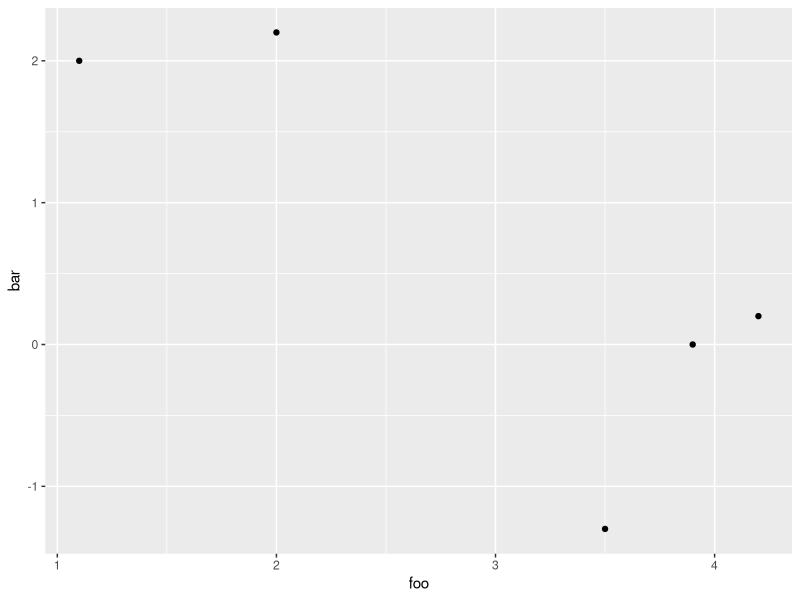
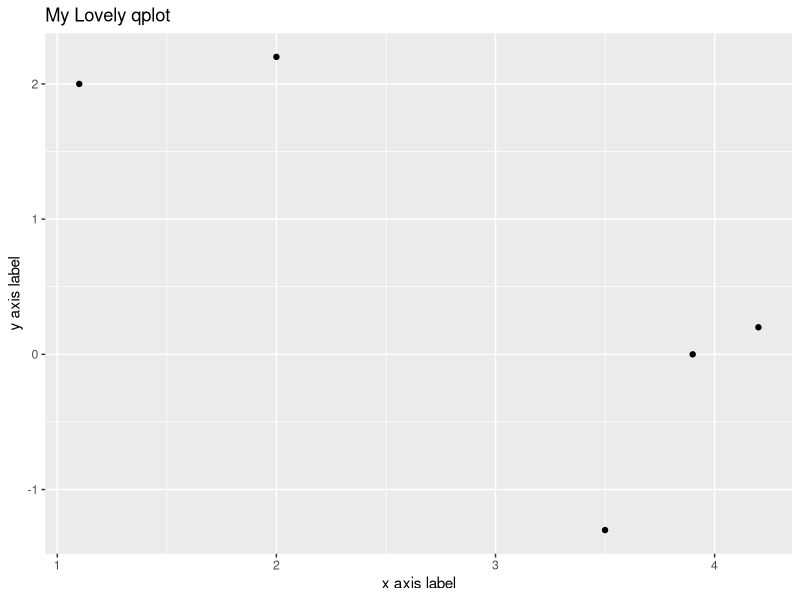
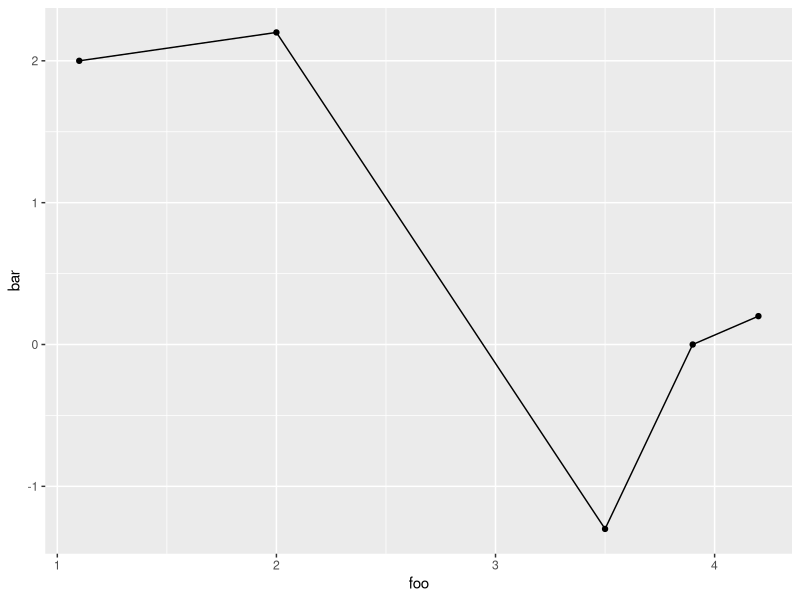
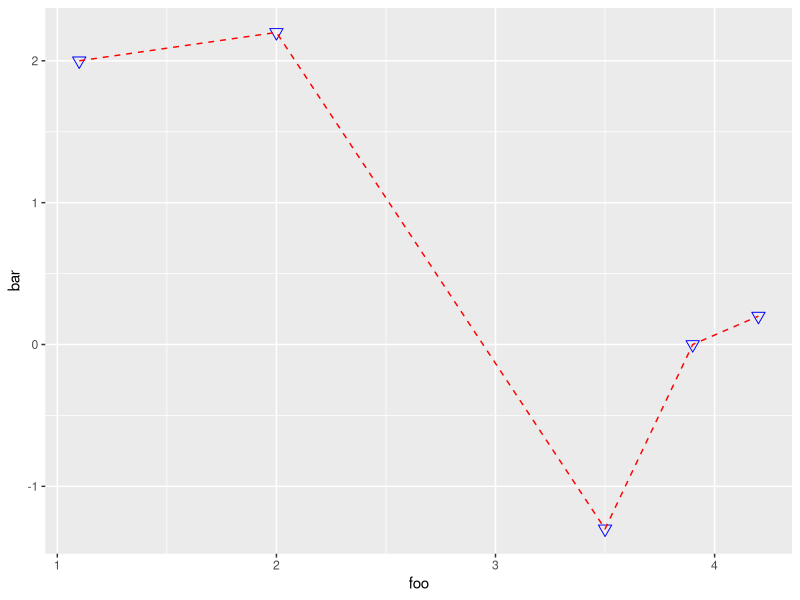
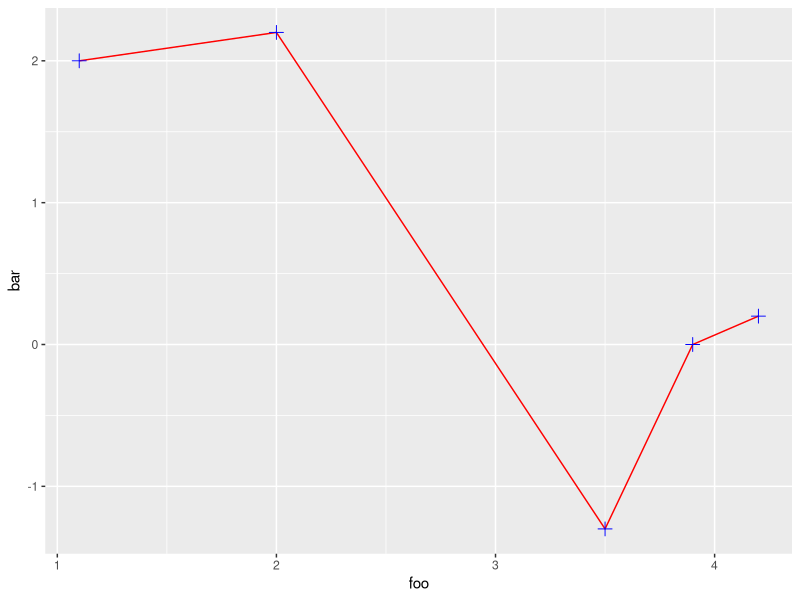
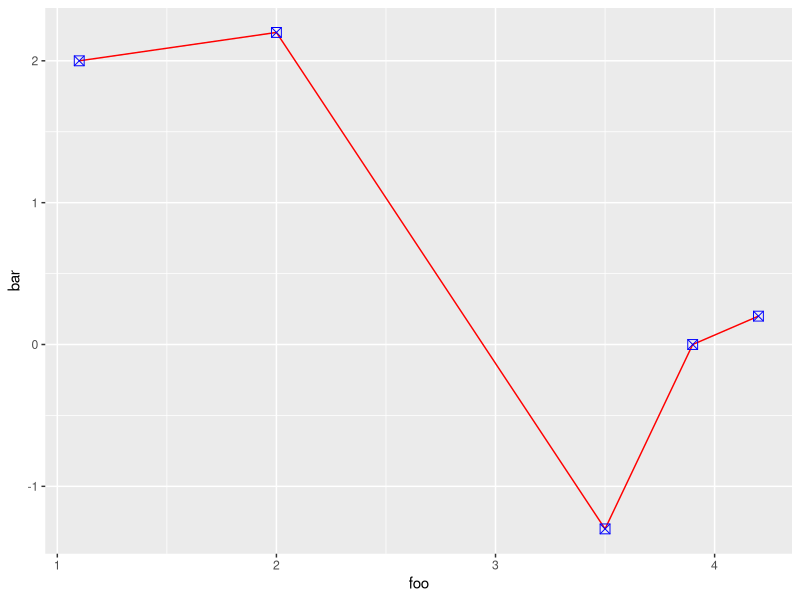
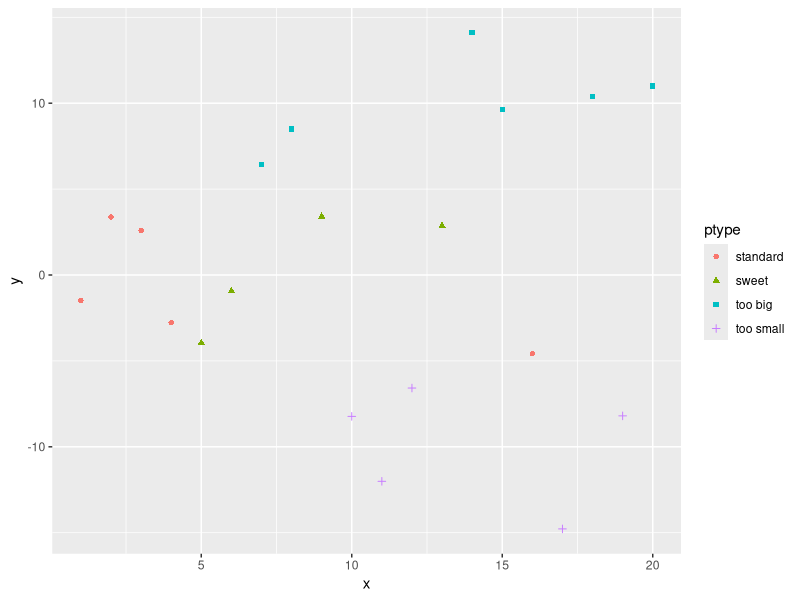
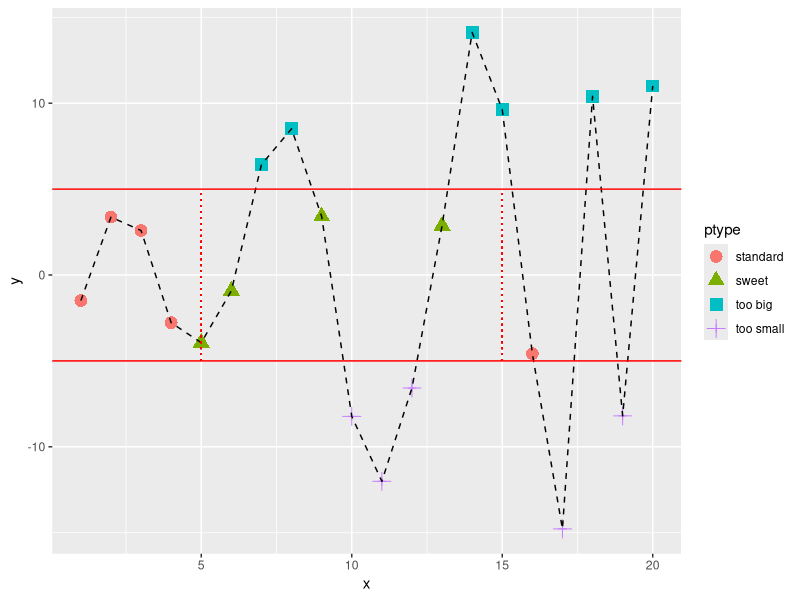

Here is the R script that generated these plots, in order:
library(ggplot2)

#Create a basic plot with ggplot2
foo <- c(1.1, 2, 3.5, 3.9, 4.2)
bar <- c(2, 2.2, -1.3, 0, 0.2)
qplot(foo, bar)

#Add titles and labels
qplot(foo, bar, main = "My Lovely qplot", xlab = "x axis label", ylab = "y axis label")

#Using geoms
qplot(foo, bar, geom = "blank") + geom_point() + geom_line()
qplot(foo, bar, geom = "blank") + geom_point(size = 3, shape = 6, color = "blue") + geom_line(color = "red", linetype = 2)

#Test out different figure options 
myqplot <- qplot(foo, bar, geom = "blank") + geom_line(color = "red")
myqplot + geom_point(size = 3, shape = 3, color = "blue")
myqplot + geom_point(size = 3, shape = 7, color = "blue")

#Aesthetic mappings
x <- 1:20
y <- c(-1.49,3.37,2.59,-2.78,-3.94,-0.92,6.43,8.51,
       3.41,-8.23,-12.01,-6.58,2.87,14.12,9.63,-4.58,-14.78, 10.4, -8.2, 11.0)
ptype <- rep(NA, length(x=x))
ptype[y>=5] <- "too big"
ptype[y<=-5] <- "too small"
ptype[(x>=5&x<=15)&(y>-5&y<5)] <- "sweet"
ptype[(x<5|x>15)&(y>-5&y<5)] <- "standard"
ptype <- factor(x=ptype)
qplot(x, y, color=ptype, shape=ptype)
qplot(x, y, color=ptype, shape=ptype) +
  geom_point(size=4) +
  geom_line(mapping = aes(group=1), color = "black", lty=2) +
  geom_hline(mapping = aes(yintercept = c(-5, 5)), color = "red") +
  geom_segment(mapping=aes(x = 5,y = -5,xend = 5, yend = 5), color = "red", lty = 3) +
  geom_segment(mapping = aes(x = 15, y = -5, xend = 15, yend = 5), color = "red", lty = 3)